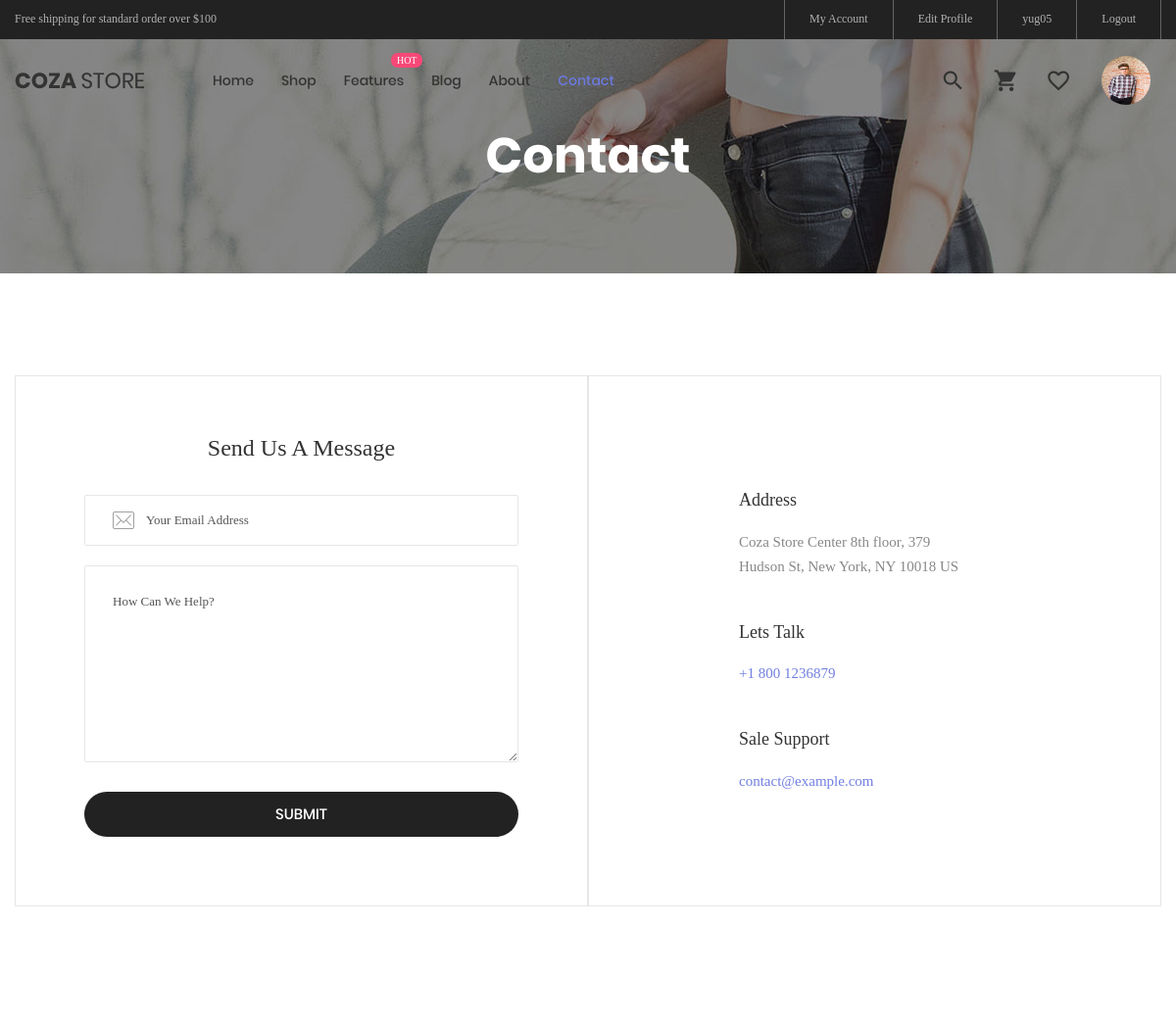
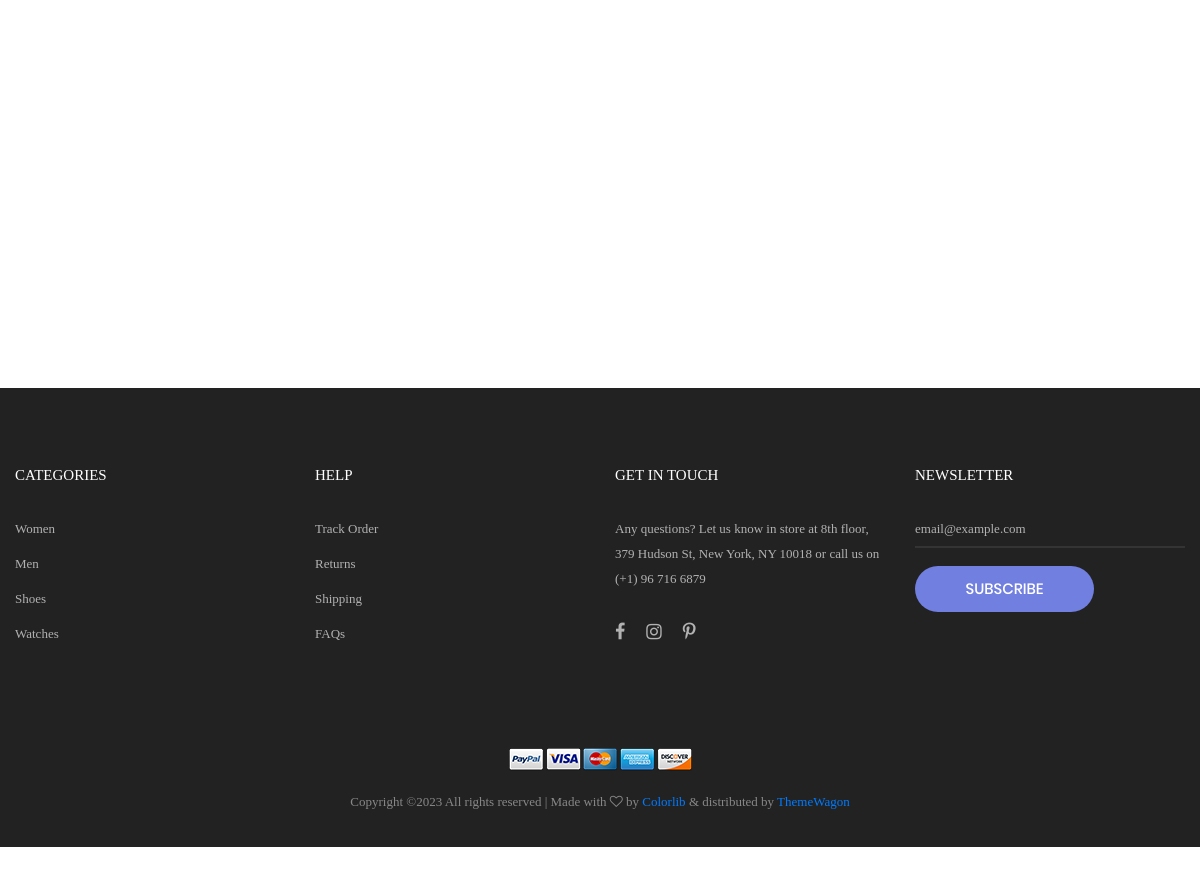
/contact/ (signed in), run on the app's committed database (2 pictures, top to bottom).
### buyer/models.py (models this page shows, shortened)
class Buyer(models.Model):
    first_name = models.CharField(max_length=50)
    last_name = models.CharField(max_length=50)
    email = models.EmailField(unique=True)
    mobile = models.CharField(max_length=15,null=True,blank=True)
    password = models.CharField(max_length=50)
    address = models.CharField(max_length=250,blank=True)
    pic = models.FileField(upload_to='buyer_profile_pics', default='avtar.jpg')

### buyer/views.py (the view)
# urls.py: path('contact/', contact, name='contact'),
def contact(request):
    try:
        buyer_obj = Buyer.objects.get(email=request.session['email'])
        return render(request, 'contact.html', {'buyer_data': buyer_obj})
    except:
        return render(request, 'contact.html')

### buyer/templates/contact.html (shortened to what this page needs)
{% extends "main.html" %}
{% load static %}
{% block content %}
	<section class="bg-img1 txt-center p-lr-15 p-tb-92" style="background-image: url('images/bg-01.jpg');">
		<h2 class="ltext-105 cl0 txt-center">
			Contact
		</h2>
	</section>
	<section class="bg0 p-t-104 p-b-116">
		<div class="container">
			<div class="flex-w flex-tr">
				<div class="size-210 bor10 p-lr-70 p-t-55 p-b-70 p-lr-15-lg w-full-md">
					<form>
						<h4 class="mtext-105 cl2 txt-center p-b-30">
							Send Us A Message
						</h4>
						<div class="bor8 m-b-20 how-pos4-parent">
							<input class="stext-111 cl2 plh3 size-116 p-l-62 p-r-30" type="text" name="email" placeholder="Your Email Address">
						</div>
						<div class="bor8 m-b-30">
							<textarea class="stext-111 cl2 plh3 size-120 p-lr-28 p-tb-25" name="msg" placeholder="How Can We Help?"></textarea>
						</div>
						<button class="flex-c-m stext-101 cl0 size-121 bg3 bor1 hov-btn3 p-lr-15 trans-04 pointer">
							Submit
						</button>
					</form>
				</div>
				<div class="size-210 bor10 flex-w flex-col-m p-lr-93 p-tb-30 p-lr-15-lg w-full-md">
					<div class="flex-w w-full p-b-42">
						<span class="fs-18 cl5 txt-center size-211">
							<span class="lnr lnr-map-marker"></span>
						</span>
						<div class="size-212 p-t-2">
							<span class="mtext-110 cl2">
								Address
							</span>
							<p class="stext-115 cl6 size-213 p-t-18">
								Coza Store Center 8th floor, 379 Hudson St, New York, NY 10018 US
							</p>
						</div>
					</div>
					<div class="flex-w w-full p-b-42">
						<span class="fs-18 cl5 txt-center size-211">
							<span class="lnr lnr-phone-handset"></span>
						</span>
						<div class="size-212 p-t-2">
							<span class="mtext-110 cl2">
								Lets Talk
							</span>
							<p class="stext-115 cl1 size-213 p-t-18">
								+1 800 1236879
							</p>
						</div>
					</div>
					<div class="flex-w w-full">
						<span class="fs-18 cl5 txt-center size-211">
							<span class="lnr lnr-envelope"></span>
						</span>
						<div class="size-212 p-t-2">
							<span class="mtext-110 cl2">
								Sale Support
							</span>
							<p class="stext-115 cl1 size-213 p-t-18">
								contact@example.com
							</p>
						</div>
					</div>
				</div>
			</div>
		</div>
	</section>
	<div class="map">
		<div class="size-303" id="google_map" data-map-x="40.691446" data-map-y="-73.886787" data-pin="{% static 'images/icons/pin.png' %}" data-scrollwhell="0" data-draggable="1" data-zoom="11"></div>
	</div>
	{% endblock %}

### buyer/templates/main.html (shortened to what this page needs)
{% load static %}
<!DOCTYPE html>
<html lang="en">
<head>
	<link rel="stylesheet" type="text/css" href="{% static 'vendor/bootstrap/css/bootstrap.min.css' %}">
	<link rel="stylesheet" type="text/css" href="{% static 'fonts/font-awesome-4.7.0/css/font-awesome.min.css' %}">
	<link rel="stylesheet" type="text/css" href="{% static 'fonts/iconic/css/material-design-iconic-font.min.css' %}">
	<link rel="stylesheet" type="text/css" href="{% static 'fonts/linearicons-v1.0.0/icon-font.min.css' %}">
	<link rel="stylesheet" type="text/css" href="{% static 'vendor/animate/animate.css' %}">
	<link rel="stylesheet" type="text/css" href="{% static 'vendor/css-hamburgers/hamburgers.min.css' %}">
	<link rel="stylesheet" type="text/css" href="{% static 'vendor/animsition/css/animsition.min.css' %}">
	<link rel="stylesheet" type="text/css" href="{% static 'vendor/select2/select2.min.css' %}">
	<link rel="stylesheet" type="text/css" href="{% static 'vendor/daterangepicker/daterangepicker.css' %}">
	<link rel="stylesheet" type="text/css" href="{% static 'vendor/slick/slick.css' %}">
	<link rel="stylesheet" type="text/css" href="{% static 'vendor/MagnificPopup/magnific-popup.css' %}">
	<link rel="stylesheet" type="text/css" href="{% static 'vendor/perfect-scrollbar/perfect-scrollbar.css' %}">
	<link rel="stylesheet" type="text/css" href="{% static 'css/util.css' %}">
	<link rel="stylesheet" type="text/css" href="{% static 'css/main.css' %}">
</head>
<body class="animsition">
	<header>
		<div class="container-menu-desktop">
			<div class="top-bar">
				<div class="content-topbar flex-sb-m h-full container">
					<div class="left-top-bar">
						Free shipping for standard order over $100
					</div>
					<div class="right-top-bar flex-w h-full">
						<a href="#" class="flex-c-m trans-04 p-lr-25">
							My Account
						</a>
                        {% if buyer_data %}
                            <a href="{% url 'edit_profile' %}" class="flex-c-m trans-04 p-lr-25">
							    Edit Profile
						    </a>
                            <a href="{% url 'edit_profile' %}" class="flex-c-m trans-04 p-lr-25">
							    {{buyer_data.first_name}}
						    </a>
                            <a href="{% url 'logout' %}" class="flex-c-m trans-04 p-lr-25">
							    Logout
						    </a>
                        {% endif %}
					</div>
				</div>
			</div>
			<div class="wrap-menu-desktop">
				<nav class="limiter-menu-desktop container">
					<a href="#" class="logo">
						<img src="{% static 'images/icons/logo-01.png' %}" alt="IMG-LOGO">
					</a>
					<div class="menu-desktop">
						<ul class="main-menu">
							<li class=" {% if request.path == '/' %} active-menu {% endif %}">
								<a href="{% url 'index' %}">Home</a>
							</li>
							<li class=" {% if request.path == '/product/' %} active-menu {% endif %}">
                                <a href="{% url 'product' %}">Shop</a>
							</li>
							<li class="label1 {% if request.path == '/shoping_cart' %} active-menu {% endif %}" data-label1="hot" >
								<a href="{% url 'shoping_cart' %}">Features</a>
							</li>
							<li class=" {% if request.path == '/blog/' %} active-menu {% endif %}" >
								<a href="{% url 'blog' %}">Blog</a>
							</li>
							<li class=" {% if request.path == '/about/' %} active-menu {% endif %}" >
								<a href="{% url 'about' %}">About</a>
							</li>
							<li class=" {% if request.path == '/contact/' %} active-menu {% endif %}" >
								<a href="{% url 'contact' %}">Contact</a>
							</li>
						</ul>
					</div>
					<div class="wrap-icon-header flex-w flex-r-m">
						<div class="icon-header-item cl2 hov-cl1 trans-04 p-l-22 p-r-11 js-show-modal-search">
							<i class="zmdi zmdi-search"></i>
						</div>
						<a href="{% url 'shoping_cart' %}"><div class="icon-header-item cl2 hov-cl1 trans-04 p-l-22 p-r-11">
							<i class="zmdi zmdi-shopping-cart"></i>
						</div>
                    </a>
						<a href="{% url 'my_wishlist' %}" class="dis-block icon-header-item cl2 hov-cl1 trans-04 p-l-22 p-r-11 " data-notify="{{w_length}}">
							<i class="zmdi zmdi-favorite-outline"></i>
						</a>
                        {% if buyer_data %}
                        <div class="icon-header-item cl2 hov-cl1 trans-04 p-l-22 p-r-11 ">
							<a href="{% url 'edit_profile' %}"><img src="{{buyer_data.pic.url}}" style="border-radius: 50%; max-width: 50px; max-height: 50px; min-width: 50px; min-height: 50px;" > </a>
						</div>
                        {% endif %}
					</div>
				</nav>
			</div>
		</div>
	</header>
{% block content %}
{% endblock  %}
<footer class="bg3 p-t-75 p-b-32">
    <div class="container">
        <div class="row">
            <div class="col-sm-6 col-lg-3 p-b-50">
                <h4 class="stext-301 cl0 p-b-30">
                    Categories
                </h4>
                <ul>
                    <li class="p-b-10">
                        <a href="#" class="stext-107 cl7 hov-cl1 trans-04">
                            Women
                        </a>
                    </li>
                    <li class="p-b-10">
                        <a href="#" class="stext-107 cl7 hov-cl1 trans-04">
                            Men
                        </a>
                    </li>
                    <li class="p-b-10">
                        <a href="#" class="stext-107 cl7 hov-cl1 trans-04">
                            Shoes
                        </a>
                    </li>
                    <li class="p-b-10">
                        <a href="#" class="stext-107 cl7 hov-cl1 trans-04">
                            Watches
                        </a>
                    </li>
                </ul>
            </div>
            <div class="col-sm-6 col-lg-3 p-b-50">
                <h4 class="stext-301 cl0 p-b-30">
                    Help
                </h4>
                <ul>
                    <li class="p-b-10">
                        <a href="#" class="stext-107 cl7 hov-cl1 trans-04">
                            Track Order
                        </a>
                    </li>
                    <li class="p-b-10">
                        <a href="#" class="stext-107 cl7 hov-cl1 trans-04">
                            Returns
                        </a>
                    </li>
                    <li class="p-b-10">
                        <a href="#" class="stext-107 cl7 hov-cl1 trans-04">
                            Shipping
                        </a>
                    </li>
                    <li class="p-b-10">
                        <a href="#" class="stext-107 cl7 hov-cl1 trans-04">
                            FAQs
                        </a>
                    </li>
                </ul>
            </div>
            <div class="col-sm-6 col-lg-3 p-b-50">
                <h4 class="stext-301 cl0 p-b-30">
                    GET IN TOUCH
                </h4>
                <p class="stext-107 cl7 size-201">
                    Any questions? Let us know in store at 8th floor, 379 Hudson St, New York, NY 10018 or call us on (+1) 96 716 6879
                </p>
                <div class="p-t-27">
                    <a href="#" class="fs-18 cl7 hov-cl1 trans-04 m-r-16">
                        <i class="fa fa-facebook"></i>
                    </a>
                    <a href="#" class="fs-18 cl7 hov-cl1 trans-04 m-r-16">
                        <i class="fa fa-instagram"></i>
                    </a>
                    <a href="#" class="fs-18 cl7 hov-cl1 trans-04 m-r-16">
                        <i class="fa fa-pinterest-p"></i>
                    </a>
                </div>
            </div>
            <div class="col-sm-6 col-lg-3 p-b-50">
                <h4 class="stext-301 cl0 p-b-30">
                    Newsletter
                </h4>
                <form>
                    <div class="wrap-input1 w-full p-b-4">
                        <input class="input1 bg-none plh1 stext-107 cl7" type="text" name="email" placeholder="email@example.com">
                    </div>
                    <div class="p-t-18">
                        <button class="flex-c-m stext-101 cl0 size-103 bg1 bor1 hov-btn2 p-lr-15 trans-04">
                            Subscribe
                        </button>
                    </div>
                </form>
            </div>
        </div>
        <div class="p-t-40">
            <div class="flex-c-m flex-w p-b-18">
                <a href="#" class="m-all-1">
                    <img src="{% static 'images/icons/icon-pay-01.png' %}" alt="ICON-PAY">
                </a>
                <a href="#" class="m-all-1">
                    <img src="{% static 'images/icons/icon-pay-02.png' %}" alt="ICON-PAY">
                </a>
                <a href="#" class="m-all-1">
                    <img src="{% static 'images/icons/icon-pay-03.png' %}" alt="ICON-PAY">
                </a>
                <a href="#" class="m-all-1">
                    <img src="{% static 'images/icons/icon-pay-04.png' %}" alt="ICON-PAY">
                </a>
                <a href="#" class="m-all-1">
                    <img src="{% static 'images/icons/icon-pay-05.png' %}" alt="ICON-PAY">
                </a>
            </div>
            <p class="stext-107 cl6 txt-center">
Copyright &copy;<script>document.write(new Date().getFullYear());</script> All rights reserved | Made with <i class="fa fa-heart-o" aria-hidden="true"></i> by <a href="https://colorlib.com" target="_blank">Colorlib</a> &amp; distributed by <a href="https://themewagon.com" target="_blank">ThemeWagon</a>
            </p>
        </div>
    </div>
</footer>
</body>
</html>

### data on the page
Buyer: first_name "yug05", pic (picture)
